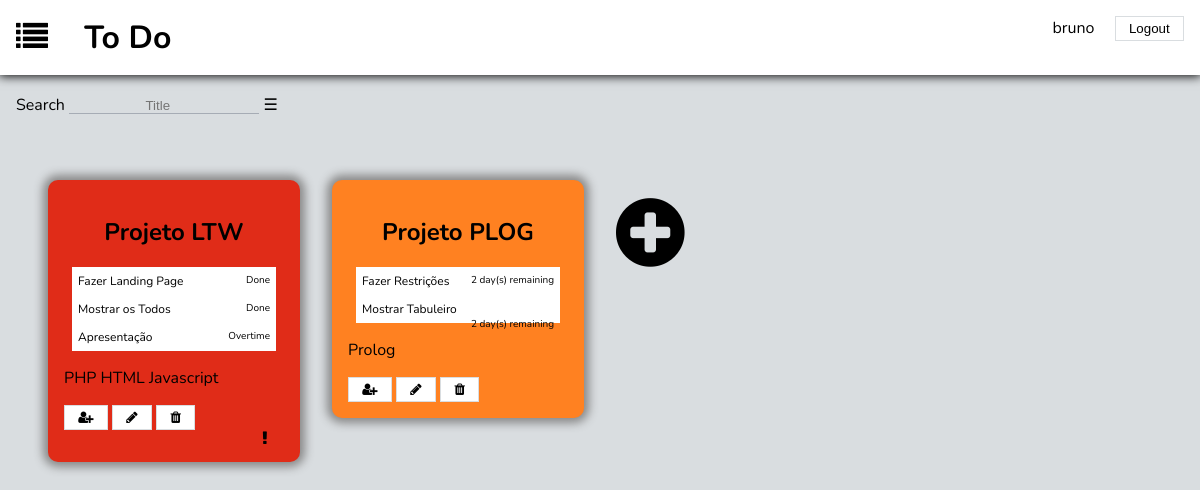
/home_page.php (signed in), run on the app's committed database.
### tables this page shows
CREATE TABLE belongs (
	list_id INTEGER REFERENCES lists NOT NULL, 
	usr_id INTEGER REFERENCES users NOT NULL,
	PRIMARY KEY(list_id, usr_id)
);

CREATE TABLE lists (
	id INTEGER PRIMARY KEY AUTOINCREMENT,
	title VARCHAR NOT NULL,
	done INTEGER DEFAULT(-1),
	priority INTEGER DEFAULT(3)
);

CREATE TABLE hasCategories (
	list_id INTEGER REFERENCES lists NOT NULL,
	cat_id INTEGER REFERENCES categories NOT NULL,
	PRIMARY KEY(list_id, cat_id)
);

CREATE TABLE categories (
	cat_id INTEGER PRIMARY KEY AUTOINCREMENT,
	cat_name VARCHAR NOT NULL
);

### database/list.php (called while the page is built, shortened)
<?php
	function getAllLists($username){
		global $dbh;
		$stmt = $dbh->prepare("SELECT * FROM lists, users, belongs
								WHERE lists.id = belongs.list_id AND belongs.usr_id = users.usr_id AND usr_username = ?;");
		$stmt->execute(array($username));
		return $stmt->fetchAll();
	}
	function getListCategories($list_id){
		global $dbh;
		$stmt = $dbh->prepare("SELECT * FROM lists, hasCategories, categories
								WHERE hasCategories.list_id = lists.id AND hasCategories.cat_id = categories.cat_id AND lists.id = ?");
		$stmt->execute(array($list_id));
		return $stmt->fetchAll();
	}
	function getListTodos($list_id){
		global $dbh;
		$stmt = $dbh->prepare("SELECT todos.todo_id, todos.name, todos.limit_date, todos.done FROM todos, hasItems, lists
								WHERE lists.id = hasItems.list_id AND hasItems.todo_id = todos.todo_id AND lists.id = ?");
		$stmt->execute(array($list_id));
		return $stmt->fetchAll();
	}
?>

### templates/todos/time.php (called while the page is built, shortened)
<?php
	function getTimeDiff($ref){
		$currdt = new DateTime("now");
		$refdt = new DateTime($ref." +1 day");
		$days = $currdt->diff($refdt)->format('%R%a');
		if($days > 0)
			$resMsg = intval($days) . " day(s) remaining";
		else if($days == 0 && (strrpos($days,"+") !== false))
			$resMsg = "Last day";
		else
			$resMsg = "Overtime";
		return $resMsg;
	}
?>

### templates/todos/show_lists.php (the view, shortened to what this page needs)
<div id="search">
	<label>Search
		<input type="search" placeholder="Title" name="search_title">
	</label>
	<label class="hamburger" for="hamburger"></label>
</div>
<section id="lists">
	<?php foreach ($lists as $list) { ?>
	<?php
	if($list['priority'] == 1)
		$priority = 'p1';
	else if($list['priority'] == 2)
		$priority = 'p2';
	else if($list['priority'] == 3)
		$priority = 'p3';
	$alert = "";
	if($list['done'] == 1)
		$check = 'check';
	else
		$check = 'not_check';
	?>
	<div>
		<div id=<?= $list['id']?> class="list <?= $priority?> <?= $check?>" onclick="location.href='list_page.php?list_id=<?= $list['list_id']?>'">
			<h2><?= $list['title']?></h2>
			<div class="todos">
				<?php foreach ($todos[$list['id']] as $todo) { ?>
				<?php
					if($todo['done'] == -1){
						$todoStatus = getTimeDiff($todo['limit_date']);
						if($alert != "Overtime" && $todoStatus == "Overtime")
							$alert = "alert";
					}
					else
						$todoStatus = "Done";
				?>
				<div class="todo">
					<p><?= $todo['name']?></p>
					<span><?= $todoStatus ?></span>
				</div>
				<?php } ?>
			</div>
			<div class="categories">
				<?php foreach ($categories[$list['id']] as $cat) { ?>
				<div class="category">
					<p><?= $cat['cat_name']?></p>
				</div>
				<?php } ?>
			</div>
			<button name="Invite"><i class="fa fa-user-plus" aria-hidden="true"></i></button>
			<button name="Edit"><i class="fa fa-pencil" aria-hidden="true"></i></button>
			<button name="Remove"><i class="fa fa-1x fa-trash" aria-hidden="true"></i></button>
			<i class="mark fa fa-exclamation <?= $alert?>" aria-hidden="true"></i>
		</div>
	</div>
		<?php } ?>
		<div id="ultimo">
			<a href="#"><i class="fa fa-plus-circle" aria-hidden="true"></i></a>
		</div>
</section>

### css/todos.css (style rules this page uses)
body { background-color: #d9dde0; font-family: 'Nunito', sans-serif; margin: 0; }
a { text-decoration: none; color: black; }
button, input[type="Submit"] { padding: 0.3em 1em; background-color: white; border: 1px solid #d9dde0; color: black; }
input { border: 0; border-bottom: 1px solid #a6acb5; text-align: center; background-color: inherit; padding: 0.5em 0.5em 0 0.5em; color: black; }
#lists a { text-decoration: none; color: black; }
#lists { margin: 2em; display: grid; grid-template-columns: 25% 25% 25% 25%; grid-template-rows: auto; }
#lists > * { display: inline-block; margin: 1em 1em; }
.list { background-color: white; padding: 1em; border-radius: 10px; box-shadow: 0px 0px 10px 5px #888888; transition: transform 0.5s; }
#ultimo a { font-size: 5em; max-width: 10em; }
.list .mark { display: inline; margin-left: 90%; display: none; }
.list .alert { display: inherit; animation-duration: 2s; animation-name: blink; animation-iteration-count: infinite; }
.list h2 { text-align: center; border-radius: 10px; }
.todos { display: block; margin: 0 0.5em; border-radius: 10px; }
.todo { background-color: white; position: relative; padding: 0.5em; font-size: 12px; }
.todo span { font-size: 10px; }
.todo p { display: inline; }
.todo span { margin-left: 2em; float: right; }
.category { display: inline-block; }
.p1 { background-color: #e02c18; }
.p2 { background-color: #ff8121; }
#search { display: inline-block; color: black; margin: 1em; }
#search .hamburger:before { content: "\2630"; }

### data on the page
belongs: list.title "Projeto LTW", name "Fazer Landing Page", todoStatus "Done", name "Mostrar os Todos", name "Apresentação", todoStatus "Overtime"
hascategories: cat.cat_name "PHP"
hascategories: cat.cat_name "HTML"
hascategories: cat.cat_name "Javascript"
belongs: list.title "Projeto PLOG", name "Fazer Restrições", todoStatus "2 day(s) remaining", name "Mostrar Tabuleiro"
hascategories: cat.cat_name "Prolog"

### other printed values
$_SESSION['username'] "bruno"
